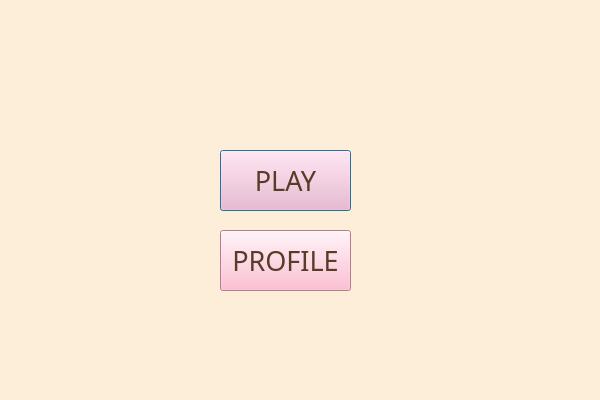
<?xml version="1.0" encoding="UTF-8"?>
<ui version="4.0">
 <class>StartupPageClass</class>
 <widget class="QDialog" name="StartupPageClass">
  <property name="geometry">
   <rect>
    <x>0</x>
    <y>0</y>
    <width>600</width>
    <height>400</height>
   </rect>
  </property>
  <property name="windowTitle">
   <string>StartupPage</string>
  </property>
  <property name="styleSheet">
   <string notr="true"> background-color: #FDEED9;</string>
  </property>
  <widget class="QPushButton" name="playButton">
   <property name="geometry">
    <rect>
     <x>220</x>
     <y>150</y>
     <width>131</width>
     <height>61</height>
    </rect>
   </property>
   <property name="font">
    <font>
     <family>Showcard Gothic</family>
     <pointsize>20</pointsize>
     <bold>false</bold>
    </font>
   </property>
   <property name="layoutDirection">
    <enum>Qt::LayoutDirection::RightToLeft</enum>
   </property>
   <property name="styleSheet">
    <string notr="true">QPushButton {
  background-color: #FFADC6;
  color: #573C27;
 
}

QPushButton:hover {
   background-color: #E34989;
}
</string>
   </property>
   <property name="text">
    <string>PLAY</string>
   </property>
  </widget>
  <widget class="QPushButton" name="profileButton">
   <property name="geometry">
    <rect>
     <x>220</x>
     <y>230</y>
     <width>131</width>
     <height>61</height>
    </rect>
   </property>
   <property name="font">
    <font>
     <family>Showcard Gothic</family>
     <pointsize>20</pointsize>
     <bold>false</bold>
    </font>
   </property>
   <property name="styleSheet">
    <string notr="true">QPushButton {
  background-color: #FFADC6;
  color: #573C27;
 
}

QPushButton:hover {
   background-color: #E34989;
}
</string>
   </property>
   <property name="text">
    <string>PROFILE</string>
   </property>
  </widget>
  <widget class="QLabel" name="label">
   <property name="geometry">
    <rect>
     <x>80</x>
     <y>0</y>
     <width>421</width>
     <height>141</height>
    </rect>
   </property>
   <property name="layoutDirection">
    <enum>Qt::LayoutDirection::LeftToRight</enum>
   </property>
   <property name="styleSheet">
    <string notr="true">QLabel {
    border-image: url(:/Client/resources/WelcomeToTheGame.png);
}</string>
   </property>
   <property name="text">
    <string/>
   </property>
  </widget>
 </widget>
 <layoutdefault spacing="6" margin="11"/>
 <resources>
  <include location="Client.qrc"/>
 </resources>
 <connections/>
</ui>
